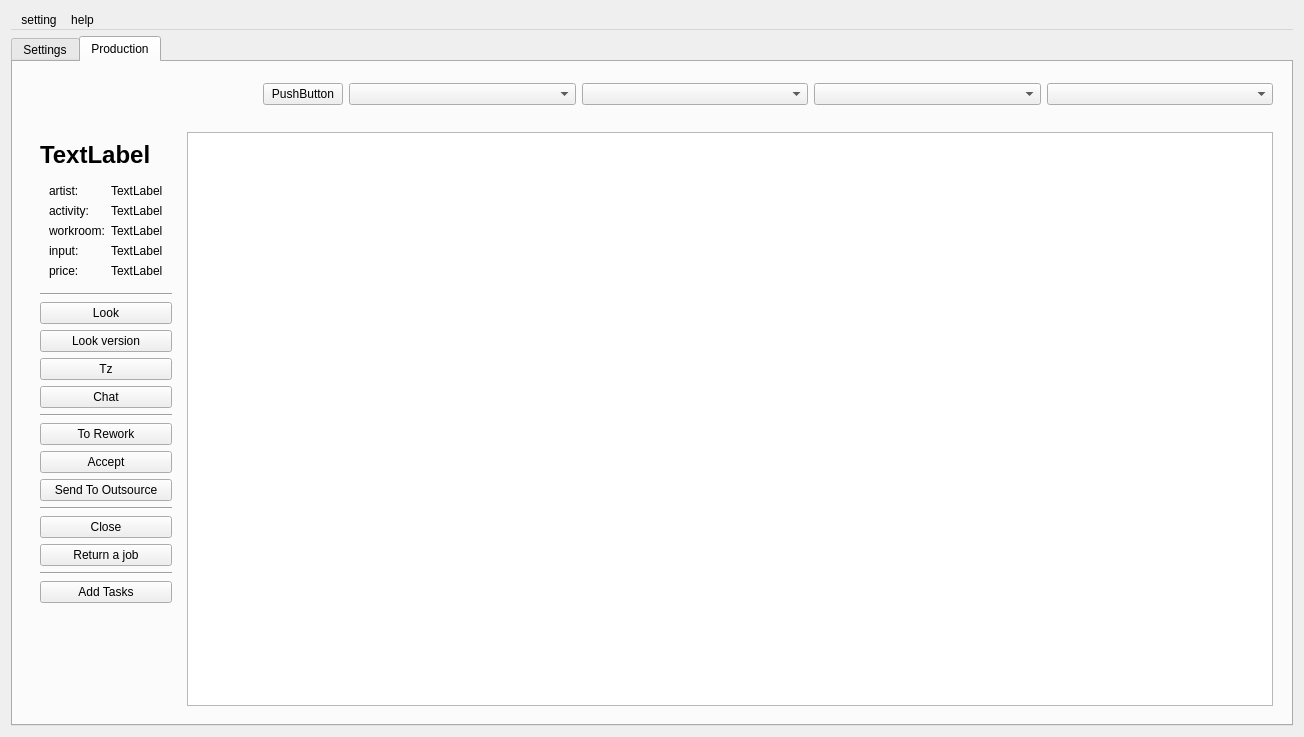
<?xml version="1.0" encoding="UTF-8"?>
<ui version="4.0">
 <class>StudioManager</class>
 <widget class="QWidget" name="StudioManager">
  <property name="geometry">
   <rect>
    <x>0</x>
    <y>0</y>
    <width>1304</width>
    <height>737</height>
   </rect>
  </property>
  <property name="windowTitle">
   <string>Lineyka</string>
  </property>
  <layout class="QVBoxLayout" name="verticalLayout">
   <item>
    <widget class="QMenuBar" name="menubar">
     <widget class="QMenu" name="menuSetting">
      <property name="title">
       <string>setting</string>
      </property>
      <addaction name="separator"/>
      <addaction name="actionSet_studio"/>
      <addaction name="actionLogin"/>
      <addaction name="actionRegistration"/>
     </widget>
     <widget class="QMenu" name="menuHelp">
      <property name="title">
       <string>help</string>
      </property>
      <addaction name="actionUser_manual"/>
     </widget>
     <addaction name="menuSetting"/>
     <addaction name="menuHelp"/>
    </widget>
   </item>
   <item>
    <widget class="QTabWidget" name="tabWidget">
     <property name="currentIndex">
      <number>1</number>
     </property>
     <widget class="QWidget" name="tab_2">
      <attribute name="title">
       <string>Settings</string>
      </attribute>
      <layout class="QHBoxLayout" name="horizontalLayout_3">
       <item>
        <widget class="QFrame" name="frame_2">
         <property name="frameShape">
          <enum>QFrame::StyledPanel</enum>
         </property>
         <property name="frameShadow">
          <enum>QFrame::Raised</enum>
         </property>
         <layout class="QVBoxLayout" name="verticalLayout_2">
          <item>
           <widget class="QLabel" name="label">
            <property name="text">
             <string>At Studio:</string>
            </property>
           </widget>
          </item>
          <item>
           <widget class="QPushButton" name="artist_editor_button">
            <property name="text">
             <string>Artists</string>
            </property>
           </widget>
          </item>
          <item>
           <widget class="QPushButton" name="workroom_editor_button">
            <property name="text">
             <string>WorkRooms</string>
            </property>
           </widget>
          </item>
          <item>
           <widget class="QPushButton" name="project_editor_button">
            <property name="text">
             <string>Projects</string>
            </property>
           </widget>
          </item>
          <item>
           <widget class="QPushButton" name="set_of_tasks_editor_button">
            <property name="text">
             <string>Set of Tasks</string>
            </property>
           </widget>
          </item>
          <item>
           <spacer name="verticalSpacer_2">
            <property name="orientation">
             <enum>Qt::Vertical</enum>
            </property>
            <property name="sizeHint" stdset="0">
             <size>
              <width>20</width>
              <height>40</height>
             </size>
            </property>
           </spacer>
          </item>
          <item>
           <widget class="QLabel" name="label_2">
            <property name="text">
             <string>At Project:</string>
            </property>
           </widget>
          </item>
          <item>
           <widget class="QPushButton" name="series_editor_button">
            <property name="text">
             <string>Series</string>
            </property>
           </widget>
          </item>
          <item>
           <widget class="QPushButton" name="groups_editor_button">
            <property name="text">
             <string>Groups</string>
            </property>
           </widget>
          </item>
          <item>
           <widget class="QPushButton" name="location_content_editor_button">
            <property name="text">
             <string>Location Content</string>
            </property>
           </widget>
          </item>
          <item>
           <widget class="QPushButton" name="anim_shot_content_editor_button">
            <property name="text">
             <string>Anim Shot Content</string>
            </property>
           </widget>
          </item>
          <item>
           <widget class="QPushButton" name="render_shot_content_editor_button">
            <property name="text">
             <string>Render Shot Content</string>
            </property>
           </widget>
          </item>
          <item>
           <spacer name="verticalSpacer">
            <property name="orientation">
             <enum>Qt::Vertical</enum>
            </property>
            <property name="sizeHint" stdset="0">
             <size>
              <width>20</width>
              <height>515</height>
             </size>
            </property>
           </spacer>
          </item>
         </layout>
        </widget>
       </item>
       <item>
        <widget class="QFrame" name="frame_3">
         <property name="frameShape">
          <enum>QFrame::StyledPanel</enum>
         </property>
         <property name="frameShadow">
          <enum>QFrame::Raised</enum>
         </property>
         <layout class="QVBoxLayout" name="verticalLayout_3">
          <item>
           <widget class="QFrame" name="frame">
            <property name="minimumSize">
             <size>
              <width>0</width>
              <height>0</height>
             </size>
            </property>
            <property name="frameShape">
             <enum>QFrame::NoFrame</enum>
            </property>
            <property name="frameShadow">
             <enum>QFrame::Raised</enum>
            </property>
            <layout class="QHBoxLayout" name="horizontalLayout">
             <property name="spacing">
              <number>3</number>
             </property>
             <property name="margin">
              <number>3</number>
             </property>
             <item>
              <widget class="QLabel" name="studio_editor_label">
               <property name="font">
                <font>
                 <pointsize>18</pointsize>
                 <weight>75</weight>
                 <bold>true</bold>
                </font>
               </property>
               <property name="text">
                <string/>
               </property>
              </widget>
             </item>
             <item>
              <widget class="QComboBox" name="set_comboBox_01"/>
             </item>
             <item>
              <widget class="QComboBox" name="set_comboBox_02"/>
             </item>
             <item>
              <widget class="QComboBox" name="set_comboBox_03"/>
             </item>
            </layout>
           </widget>
          </item>
          <item>
           <widget class="QFrame" name="frame_for_my_tables">
            <property name="frameShape">
             <enum>QFrame::NoFrame</enum>
            </property>
            <property name="frameShadow">
             <enum>QFrame::Raised</enum>
            </property>
            <property name="lineWidth">
             <number>1</number>
            </property>
            <layout class="QHBoxLayout" name="horizontalLayout_6">
             <item>
              <widget class="QTableWidget" name="studio_editor_table"/>
             </item>
             <item>
              <widget class="QFrame" name="right_table_frame">
               <property name="frameShape">
                <enum>QFrame::NoFrame</enum>
               </property>
               <property name="frameShadow">
                <enum>QFrame::Raised</enum>
               </property>
               <layout class="QVBoxLayout" name="verticalLayout_6">
                <property name="spacing">
                 <number>1</number>
                </property>
                <property name="margin">
                 <number>1</number>
                </property>
                <item>
                 <widget class="QLabel" name="title_label">
                  <property name="font">
                   <font>
                    <pointsize>14</pointsize>
                    <weight>75</weight>
                    <bold>true</bold>
                   </font>
                  </property>
                  <property name="text">
                   <string>TextLabel</string>
                  </property>
                 </widget>
                </item>
                <item>
                 <widget class="QTableWidget" name="studio_editor_table_2"/>
                </item>
               </layout>
              </widget>
             </item>
            </layout>
           </widget>
          </item>
          <item>
           <widget class="QFrame" name="frame_4">
            <property name="frameShape">
             <enum>QFrame::NoFrame</enum>
            </property>
            <property name="frameShadow">
             <enum>QFrame::Raised</enum>
            </property>
            <layout class="QHBoxLayout" name="horizontalLayout_2">
             <property name="spacing">
              <number>3</number>
             </property>
             <property name="margin">
              <number>3</number>
             </property>
             <item>
              <widget class="QPushButton" name="studio_butt_1">
               <property name="enabled">
                <bool>true</bool>
               </property>
               <property name="autoFillBackground">
                <bool>true</bool>
               </property>
               <property name="text">
                <string>PushButton</string>
               </property>
              </widget>
             </item>
             <item>
              <widget class="QPushButton" name="studio_butt_2">
               <property name="text">
                <string>PushButton</string>
               </property>
              </widget>
             </item>
             <item>
              <widget class="QPushButton" name="studio_butt_3">
               <property name="text">
                <string>PushButton</string>
               </property>
              </widget>
             </item>
             <item>
              <widget class="QPushButton" name="studio_butt_4">
               <property name="text">
                <string>PushButton</string>
               </property>
              </widget>
             </item>
             <item>
              <widget class="QPushButton" name="studio_butt_5">
               <property name="text">
                <string>PushButton</string>
               </property>
              </widget>
             </item>
             <item>
              <widget class="QPushButton" name="studio_butt_6">
               <property name="text">
                <string>PushButton</string>
               </property>
              </widget>
             </item>
             <item>
              <widget class="QPushButton" name="studio_butt_7">
               <property name="text">
                <string>PushButton</string>
               </property>
              </widget>
             </item>
             <item>
              <widget class="QPushButton" name="studio_butt_8">
               <property name="text">
                <string>PushButton</string>
               </property>
              </widget>
             </item>
             <item>
              <widget class="QPushButton" name="studio_butt_9">
               <property name="text">
                <string>PushButton</string>
               </property>
              </widget>
             </item>
             <item>
              <widget class="QPushButton" name="studio_butt_10">
               <property name="text">
                <string>PushButton</string>
               </property>
              </widget>
             </item>
             <item>
              <spacer name="horizontalSpacer_2">
               <property name="orientation">
                <enum>Qt::Horizontal</enum>
               </property>
               <property name="sizeHint" stdset="0">
                <size>
                 <width>40</width>
                 <height>20</height>
                </size>
               </property>
              </spacer>
             </item>
            </layout>
           </widget>
          </item>
         </layout>
        </widget>
       </item>
      </layout>
     </widget>
     <widget class="QWidget" name="tab_3">
      <attribute name="title">
       <string>Production</string>
      </attribute>
      <layout class="QVBoxLayout" name="verticalLayout_5">
       <item>
        <widget class="QFrame" name="frame_5">
         <property name="minimumSize">
          <size>
           <width>0</width>
           <height>0</height>
          </size>
         </property>
         <property name="maximumSize">
          <size>
           <width>16777215</width>
           <height>48</height>
          </size>
         </property>
         <property name="frameShape">
          <enum>QFrame::NoFrame</enum>
         </property>
         <property name="frameShadow">
          <enum>QFrame::Raised</enum>
         </property>
         <layout class="QHBoxLayout" name="horizontalLayout_4">
          <item>
           <widget class="QLabel" name="task_manager_label_1">
            <property name="font">
             <font>
              <pointsize>18</pointsize>
              <weight>75</weight>
              <bold>true</bold>
             </font>
            </property>
            <property name="text">
             <string/>
            </property>
           </widget>
          </item>
          <item>
           <widget class="QPushButton" name="task_manager_reload_button">
            <property name="maximumSize">
             <size>
              <width>80</width>
              <height>16777215</height>
             </size>
            </property>
            <property name="text">
             <string>PushButton</string>
            </property>
           </widget>
          </item>
          <item>
           <widget class="QComboBox" name="task_manager_comboBox_1"/>
          </item>
          <item>
           <widget class="QComboBox" name="task_manager_comboBox_4"/>
          </item>
          <item>
           <widget class="QComboBox" name="task_manager_comboBox_2"/>
          </item>
          <item>
           <widget class="QComboBox" name="task_manager_comboBox_3"/>
          </item>
         </layout>
        </widget>
       </item>
       <item>
        <widget class="QFrame" name="frame_6">
         <property name="frameShape">
          <enum>QFrame::NoFrame</enum>
         </property>
         <property name="frameShadow">
          <enum>QFrame::Raised</enum>
         </property>
         <layout class="QHBoxLayout" name="horizontalLayout_5">
          <item>
           <widget class="QFrame" name="button_area">
            <property name="frameShape">
             <enum>QFrame::NoFrame</enum>
            </property>
            <property name="frameShadow">
             <enum>QFrame::Raised</enum>
            </property>
            <layout class="QVBoxLayout" name="verticalLayout_4">
             <item>
              <widget class="QLabel" name="tm_task_name_label">
               <property name="font">
                <font>
                 <pointsize>18</pointsize>
                 <weight>75</weight>
                 <bold>true</bold>
                </font>
               </property>
               <property name="text">
                <string>TextLabel</string>
               </property>
              </widget>
             </item>
             <item>
              <widget class="QFrame" name="frame_7">
               <property name="frameShape">
                <enum>QFrame::NoFrame</enum>
               </property>
               <property name="frameShadow">
                <enum>QFrame::Raised</enum>
               </property>
               <layout class="QGridLayout" name="gridLayout">
                <item row="1" column="1">
                 <widget class="QLabel" name="tm_data_label_2">
                  <property name="text">
                   <string>TextLabel</string>
                  </property>
                 </widget>
                </item>
                <item row="0" column="0">
                 <widget class="QLabel" name="label_3">
                  <property name="text">
                   <string>artist:</string>
                  </property>
                 </widget>
                </item>
                <item row="1" column="0">
                 <widget class="QLabel" name="label_4">
                  <property name="text">
                   <string>activity:</string>
                  </property>
                 </widget>
                </item>
                <item row="0" column="1">
                 <widget class="QLabel" name="tm_data_label_1">
                  <property name="text">
                   <string>TextLabel</string>
                  </property>
                 </widget>
                </item>
                <item row="4" column="0">
                 <widget class="QLabel" name="label_5">
                  <property name="text">
                   <string>price:</string>
                  </property>
                 </widget>
                </item>
                <item row="2" column="0">
                 <widget class="QLabel" name="label_6">
                  <property name="text">
                   <string>workroom:</string>
                  </property>
                 </widget>
                </item>
                <item row="2" column="1">
                 <widget class="QLabel" name="tm_data_label_3">
                  <property name="text">
                   <string>TextLabel</string>
                  </property>
                 </widget>
                </item>
                <item row="3" column="0">
                 <widget class="QLabel" name="label_7">
                  <property name="text">
                   <string>input:</string>
                  </property>
                 </widget>
                </item>
                <item row="3" column="1">
                 <widget class="QLabel" name="tm_data_label_4">
                  <property name="text">
                   <string>TextLabel</string>
                  </property>
                 </widget>
                </item>
                <item row="4" column="1">
                 <widget class="QLabel" name="tm_data_label_5">
                  <property name="text">
                   <string>TextLabel</string>
                  </property>
                 </widget>
                </item>
               </layout>
              </widget>
             </item>
             <item>
              <widget class="Line" name="line_4">
               <property name="orientation">
                <enum>Qt::Horizontal</enum>
               </property>
              </widget>
             </item>
             <item>
              <widget class="QPushButton" name="look_file_button">
               <property name="minimumSize">
                <size>
                 <width>0</width>
                 <height>0</height>
                </size>
               </property>
               <property name="text">
                <string>Look</string>
               </property>
              </widget>
             </item>
             <item>
              <widget class="QPushButton" name="look_version_file_button">
               <property name="text">
                <string>Look version</string>
               </property>
              </widget>
             </item>
             <item>
              <widget class="QPushButton" name="tz_button">
               <property name="text">
                <string>Tz</string>
               </property>
              </widget>
             </item>
             <item>
              <widget class="QPushButton" name="chat_button">
               <property name="text">
                <string>Chat</string>
               </property>
              </widget>
             </item>
             <item>
              <widget class="Line" name="line">
               <property name="frameShadow">
                <enum>QFrame::Sunken</enum>
               </property>
               <property name="lineWidth">
                <number>1</number>
               </property>
               <property name="orientation">
                <enum>Qt::Horizontal</enum>
               </property>
              </widget>
             </item>
             <item>
              <widget class="QPushButton" name="to_rework_button">
               <property name="text">
                <string>To Rework</string>
               </property>
              </widget>
             </item>
             <item>
              <widget class="QPushButton" name="assept_button">
               <property name="text">
                <string>Accept</string>
               </property>
              </widget>
             </item>
             <item>
              <widget class="QPushButton" name="send_to_outsource_button">
               <property name="text">
                <string>Send To Outsource</string>
               </property>
              </widget>
             </item>
             <item>
              <widget class="Line" name="line_3">
               <property name="orientation">
                <enum>Qt::Horizontal</enum>
               </property>
              </widget>
             </item>
             <item>
              <widget class="QPushButton" name="close_task_button">
               <property name="text">
                <string>Close</string>
               </property>
              </widget>
             </item>
             <item>
              <widget class="QPushButton" name="return_a_job_button">
               <property name="text">
                <string>Return a job</string>
               </property>
              </widget>
             </item>
             <item>
              <widget class="Line" name="line_2">
               <property name="orientation">
                <enum>Qt::Horizontal</enum>
               </property>
              </widget>
             </item>
             <item>
              <widget class="QPushButton" name="task_data_button">
               <property name="minimumSize">
                <size>
                 <width>0</width>
                 <height>0</height>
                </size>
               </property>
               <property name="text">
                <string>Add Tasks</string>
               </property>
              </widget>
             </item>
             <item>
              <spacer name="verticalSpacer_3">
               <property name="orientation">
                <enum>Qt::Vertical</enum>
               </property>
               <property name="sizeHint" stdset="0">
                <size>
                 <width>20</width>
                 <height>123</height>
                </size>
               </property>
              </spacer>
             </item>
            </layout>
           </widget>
          </item>
          <item>
           <widget class="QTableWidget" name="task_manager_table"/>
          </item>
         </layout>
        </widget>
       </item>
      </layout>
     </widget>
    </widget>
   </item>
  </layout>
  <action name="actionSet_studio">
   <property name="text">
    <string>set studio</string>
   </property>
  </action>
  <action name="actionLogin">
   <property name="text">
    <string>login</string>
   </property>
  </action>
  <action name="actionUser_manual">
   <property name="text">
    <string>user manual</string>
   </property>
  </action>
  <action name="actionRegistration">
   <property name="text">
    <string>registration</string>
   </property>
  </action>
 </widget>
 <resources/>
 <connections/>
</ui>
